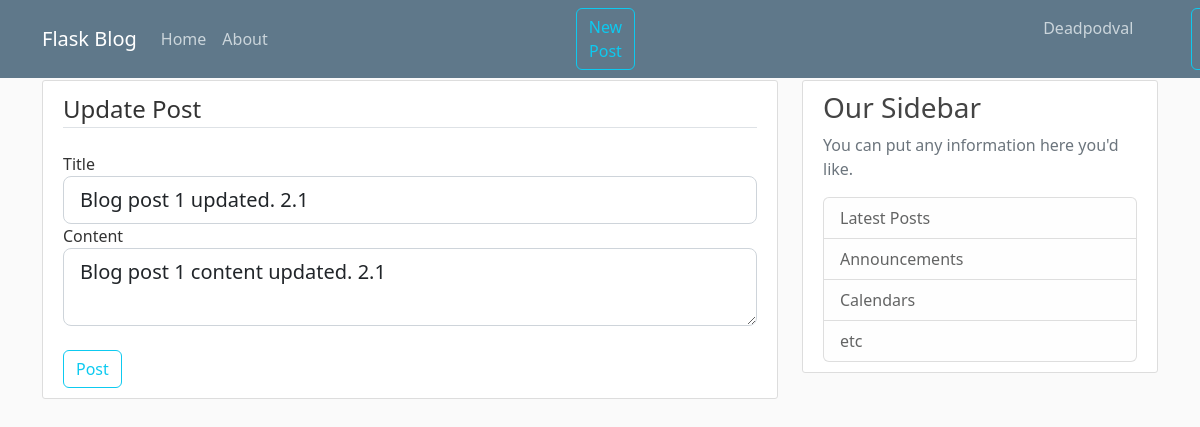
Screenshot of /post/1/update (signed in) with the database file from the repository.
### flaskblog/models.py (models this page shows, shortened)
class User(db.Model, UserMixin):
    id = db.Column(db.Integer, primary_key=True)
    username = db.Column(db.String(20), unique=True, nullable=False)
    email = db.Column(db.String(120), unique=True, nullable=False)
    image_file = db.Column(db.String(20), nullable=False, default='default.jpg')
    password = db.Column(db.String(60), nullable=False)
    posts = db.relationship('Post', backref='author', lazy=True)

class Post(db.Model):
    id = db.Column(db.Integer, primary_key=True)
    title = db.Column(db.String(100), nullable=False)
    date_posted = db.Column(db.DateTime, nullable=False, default=datetime.utcnow())
    content = db.Column(db.Text, nullable=False)
    user_id = db.Column(db.Integer, db.ForeignKey('user.id'), nullable=False)

### flaskblog/routs.py (the view)
@app.route("/post/<int:post_id>/update", methods=['GET', 'POST'])
@login_required
def update_post(post_id):
    post = Post.query.get_or_404(post_id)
    if post.author != current_user:
        abort(403)
    form = PostForm()
    if form.validate_on_submit():
        post.title = form.title.data
        post.content = form.content.data
        db.session.commit()
        flash('Your post has been updated', 'success')
        return redirect(url_for('post', post_id=post.id))
    elif request.method == 'GET':
        form.title.data = post.title
        form.content.data = post.content
    return render_template('create_post.html',
                           title='Update Post', form=form,
                           legend='Update Post')

### flaskblog/forms.py
class PostForm(FlaskForm):
    title = StringField('Title', validators=[DataRequired()])
    content = TextAreaField('Content', validators=[DataRequired()])
    submit = SubmitField('Post')

### flaskblog/models.py (called while the page is built)
@login_manager.user_loader
def load_user(user_id):
    return User.query.get(int(user_id))

### flaskblog/templates/create_post.html (shortened to what this page needs)
{% extends "layout.html" %}
{% block content %}
    <div class="content-section">
            <form method="POST" action="">
                <fieldset class="form-group">
                    <legend class="border-bottom mb-4">{{ legend }}</legend>
                    <div class="form-group">
                        {{ form.title.label(class="form-control-label") }}
                        {% if form.title.errors %}
                         {{ form.title.label(class="form-control-lg is-invalid") }}
                        <div class="invalid-feedback">
                            {% for error in form.title.errors %}
                                <span>{{ error }}</span>
                            {% endfor %}
                        </div>
                        {% else %}
                            {{ form.title(class="form-control form-control-lg") }}
                        {% endif %}
                    </div>
                    <div class="form-group">
                        {{ form.content.label(class="form-control-label") }}
                        {% if form.content.errors %}
                         {{ form.content.label(class="form-control-lg is-invalid") }}
                        <div class="invalid-feedback">
                            {% for error in form.content.errors %}
                                <span>{{ error }}</span>
                            {% endfor %}
                        </div>
                        {% else %}
                            {{ form.content(class="form-control form-control-lg") }}
                        {% endif %}
                    </div>
                </fieldset>
                <br>
                <div class="form-group">
                    {{ form.submit(class="btn btn-outline-info") }}
                </div>
            </form>
        </div>
{% endblock %}

### flaskblog/templates/layout.html (shortened to what this page needs)
<!DOCTYPE html>
<html>
<head>
        <link href="https://cdn.jsdelivr.net/npm/bootstrap@5.2.0-beta1/dist/css/bootstrap.min.css"
              rel="stylesheet"
>
        <link rel="stylesheet" type="text/css" href="{{ url_for('static', filename='main.css') }}">
</head>
<body>
        <header class="site-header">
          <nav class="navbar navbar-expand-md navbar-dark bg-steel fixed-top">
            <div class="container">
              <a class="navbar-brand mr-4" href="/">Flask Blog</a>
              <div class="collapse navbar-collapse" id="navbarToggle">
                <div class="navbar-nav mr-auto">
                  <a class="nav-item nav-link" href="{{ url_for('home') }}">Home</a>
                  <a class="nav-item nav-link" href="{{ url_for('about') }}">About</a>
                </div>
                <div class="navbar-nav" style="margin-left: 300px;">
                    {% if current_user.is_authenticated %}
                            <a class="btn btn-outline-info" href="{{ url_for('new_post') }}">
                                New Post
                            </a>
                            <a class="nav-item nav-link" href="{{ url_for('account') }}" style="margin-left: 400px;">
                            {{ current_user.username }}
                            </a>
                        <a class="btn btn-outline-info" href="{{ url_for('logout') }}" style="margin-left: 50px;">Logout</a>
                    {% else %}
                        <a class="btn btn-outline-info" href="{{ url_for('login') }}" style="margin-left: 400px;">Login</a>
                        <a class="btn btn-outline-info" href="{{ url_for('register') }}" style="margin-left: 20px;">Register</a>
                    {% endif %}
                </div>
              </div>
            </div>
          </nav>
        </header>
        <main role="main" class="container">
          <div class="row">
            <div class="col-md-8">
                {% block content %}{% endblock %}
            </div>
            <div class="col-md-4">
              <div class="content-section">
                <h3>Our Sidebar</h3>
                <p class='text-muted'>You can put any information here you'd like.
                  <ul class="list-group">
                    <li class="list-group-item list-group-item-light">Latest Posts</li>
                    <li class="list-group-item list-group-item-light">Announcements</li>
                    <li class="list-group-item list-group-item-light">Calendars</li>
                    <li class="list-group-item list-group-item-light">etc</li>
                  </ul>
              </div>
            </div>
          </div>
        </main>
</body>
</html>

### flaskblog/static/main.css (style rules this page uses)
body { background: #fafafa; color: #333333; margin-top: 5rem; }
h1, h2, h3, h4, h5, h6 { color: #444444; }
.bg-steel { background-color: #5f788a; }
.site-header .navbar-nav .nav-link { color: #cbd5db; }
.content-section { background: #ffffff; padding: 10px 20px; border: 1px solid #dddddd; border-radius: 3px; margin-bottom: 20px; }

### rows the page displays
User: username "Deadpodval"
Post: title "Blog post 1 updated. 2.1", content "Blog post 1 content updated. 2.1"

### other values shown
{{ legend }} "Update Post"
